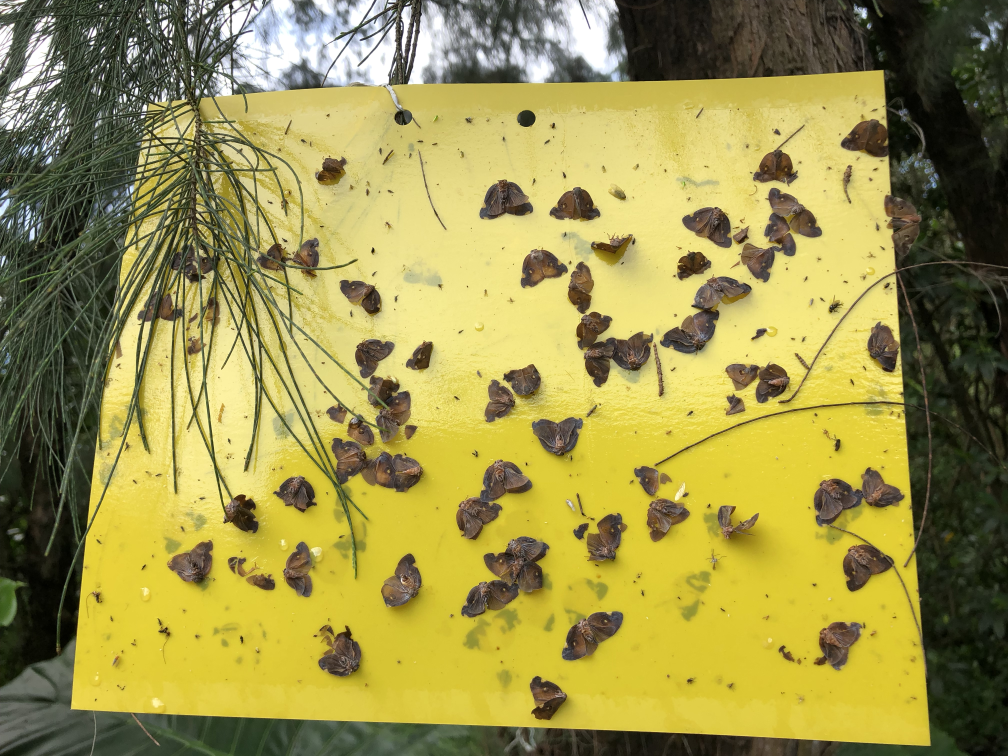
//> input picture IntelliEco/moth/moth5.jpg, 4032 x 3024 px (shown at 1/4 size)
$ ./ThresholdTest   (built with g++ and OpenCV 4)
//> lines starting //> are read from the running program, lines starting //| are printed output that depends on the picture
#include "opencv2/imgproc.hpp"
#include "opencv2/highgui.hpp"
#include <iostream>

using namespace std;
using namespace cv;

const int max_value_H = 360 / 2;
const int max_value = 255;
const String window_capture_name = "Video Capture";
const String window_detection_name = "Object Detection";
int low_H = 0, low_S = 0, low_V = 0;
int high_H = max_value_H, high_S = max_value, high_V = max_value;

Mat frame, frame_HSV, frame_threshold;

static void on_low_H_thresh_trackbar(int, void *)
{
	low_H = min(high_H - 1, low_H);
	setTrackbarPos("Low H", window_detection_name, low_H);
	inRange(frame_HSV, Scalar(low_H, low_S, low_V), Scalar(high_H, high_S, high_V), frame_threshold);
	imshow(window_capture_name, frame_threshold);
	imshow(window_detection_name, frame);
}
static void on_high_H_thresh_trackbar(int, void *)
{
	high_H = max(high_H, low_H + 1);
	setTrackbarPos("High H", window_detection_name, high_H);
	inRange(frame_HSV, Scalar(low_H, low_S, low_V), Scalar(high_H, high_S, high_V), frame_threshold);
	imshow(window_capture_name, frame_threshold);
	imshow(window_detection_name, frame);
}
static void on_low_S_thresh_trackbar(int, void *)
{
	low_S = min(high_S - 1, low_S);
	setTrackbarPos("Low S", window_detection_name, low_S);
	inRange(frame_HSV, Scalar(low_H, low_S, low_V), Scalar(high_H, high_S, high_V), frame_threshold);
	imshow(window_capture_name, frame_threshold);
	imshow(window_detection_name, frame);
}
static void on_high_S_thresh_trackbar(int, void *)
{
	high_S = max(high_S, low_S + 1);
	setTrackbarPos("High S", window_detection_name, high_S);
	inRange(frame_HSV, Scalar(low_H, low_S, low_V), Scalar(high_H, high_S, high_V), frame_threshold);
	imshow(window_capture_name, frame_threshold);
	imshow(window_detection_name, frame);
}
static void on_low_V_thresh_trackbar(int, void *)
{
	low_V = min(high_V - 1, low_V);
	setTrackbarPos("Low V", window_detection_name, low_V);
	inRange(frame_HSV, Scalar(low_H, low_S, low_V), Scalar(high_H, high_S, high_V), frame_threshold);
	imshow(window_capture_name, frame_threshold);
	imshow(window_detection_name, frame);
}
static void on_high_V_thresh_trackbar(int, void *)
{
	high_V = max(high_V, low_V + 1);
	setTrackbarPos("High V", window_detection_name, high_V);
	inRange(frame_HSV, Scalar(low_H, low_S, low_V), Scalar(high_H, high_S, high_V), frame_threshold);
	imshow(window_capture_name, frame_threshold);
	imshow(window_detection_name, frame);
}
int main(int argc, char* argv[])
{
	namedWindow(window_capture_name);
	namedWindow(window_detection_name, WINDOW_AUTOSIZE);
	// Trackbars to set thresholds for HSV values
	createTrackbar("Low H", window_detection_name, &low_H, max_value_H, on_low_H_thresh_trackbar);
	createTrackbar("High H", window_detection_name, &high_H, max_value_H, on_high_H_thresh_trackbar);
	createTrackbar("Low S", window_detection_name, &low_S, max_value, on_low_S_thresh_trackbar);
	createTrackbar("High S", window_detection_name, &high_S, max_value, on_high_S_thresh_trackbar);
	createTrackbar("Low V", window_detection_name, &low_V, max_value, on_low_V_thresh_trackbar);
	createTrackbar("High V", window_detection_name, &high_V, max_value, on_high_V_thresh_trackbar);

	frame = imread(R"(C:\Users\haora\Documents\visual studio 2015\Projects\IntelliEco\moth\moth5.jpg)", IMREAD_COLOR); // Read the file
//> frame is the input picture: 3024 rows x 4032 cols, CV_8UC3; mean B, G, R 76.3, 147.7, 156.4

	pyrDown(frame, frame, Size(frame.cols / 2, frame.rows / 2));
//> frame: 1512 rows x 2016 cols, CV_8UC3
	pyrDown(frame, frame, Size(frame.cols / 2, frame.rows / 2));
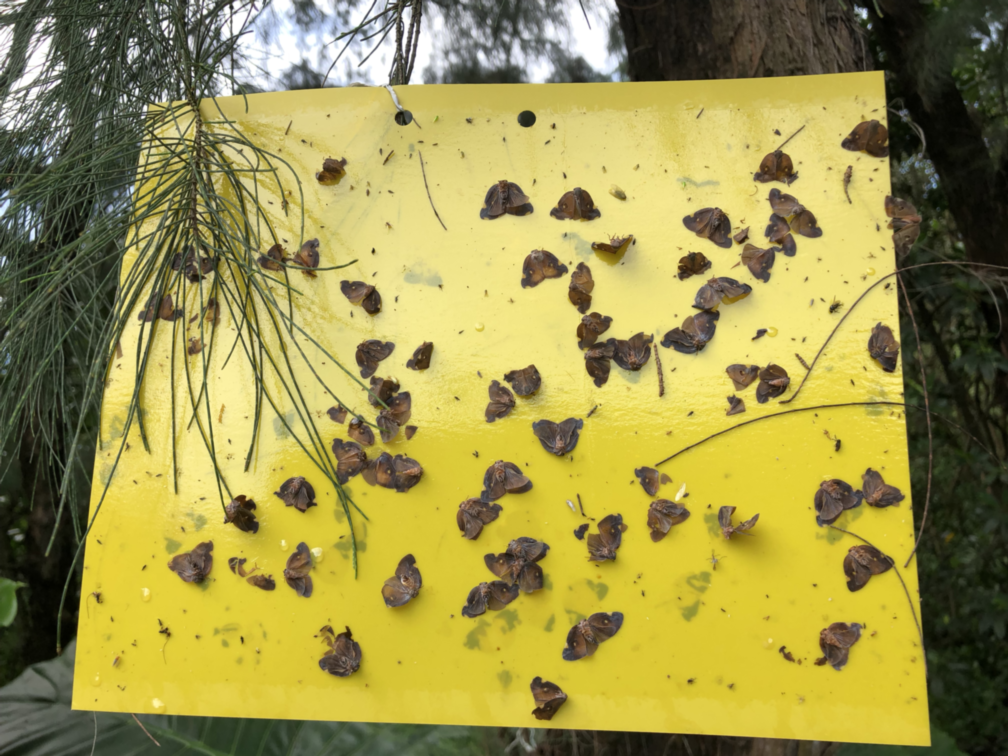
//> frame: 756 rows x 1008 cols, CV_8UC3; mean B, G, R 76.4, 147.8, 156.5

	// Convert from BGR to HSV colorspace
	cvtColor(frame, frame_HSV, COLOR_BGR2HSV);
//> frame_HSV: 756 rows x 1008 cols, CV_8UC3; mean H, S, V 32.4, 124.2, 158.7
	// Detect the object based on HSV Range Values
	// Show the frames

	int hSum = 0, hSum1 = 0, sSum = 0, sSum1 = 0, vSum = 0, vSum1 = 0;
	int col = frame_HSV.cols, row = frame_HSV.rows;
//> col = 1008; row = 756
	int areaSum = col * row, area1 = 0;
//> areaSum = 762048
	auto get = [](int x, int y) {return frame_HSV.at<uchar>(y, x); };
	for (int i = 0; i < col * 3; i += 3) for (int j = 0; j < row; j++)
	{
		// if (j == 0) cout << (int)get(i, j) << ' ' << (int)get(i + 1, j) << ' ' << (int)get(i + 2, j) << '\n';

		if (get(i, j) >= 20 && get(i, j) <= 50)
		{
			area1++;
			hSum1 += get(i, j);
			sSum1 += get(i + 1, j);
			vSum1 += get(i + 2, j);
		}

		hSum += get(i, j);
		sSum += get(i + 1, j);
		vSum += get(i + 2, j);
	}
//> this loop made 1008 passes
//> (area1, hSum1, sSum1, vSum1, hSum, sSum) on passes 1 to 3: (570, 23370, 47888, 40577, 38517, 53418), (1143, 47302, 98230, 80724, 77407, 109498), (1709, 71211, 150081, 119081, 116468, 167728)
//> after the loop, area1 = 638973; hSum1 = 19091230; sSum1 = 86847865; vSum1 = 106556382; hSum = 24681594; sSum = 94680057; vSum = 120934388
	cout << hSum / areaSum << ' ' << sSum / areaSum << ' ' << vSum / areaSum << '\n';
//| 32 124 158
	cout << hSum1 / area1 << ' ' << sSum1 / area1 << ' ' << vSum1 / area1 << '\n';
//| 29 135 166

	waitKey();
//> in on_low_H_thresh_trackbar, `inRange(frame_HSV, Scalar(low_H, low_S, low_V), Scalar(high_H, high_S,..`: frame_threshold: 756 rows x 1008 cols, CV_8UC1; every value is 255

	return 0;
}

$ run again, with IntelliEco/moth/moth2.jpg copied over IntelliEco/moth/moth5.jpg
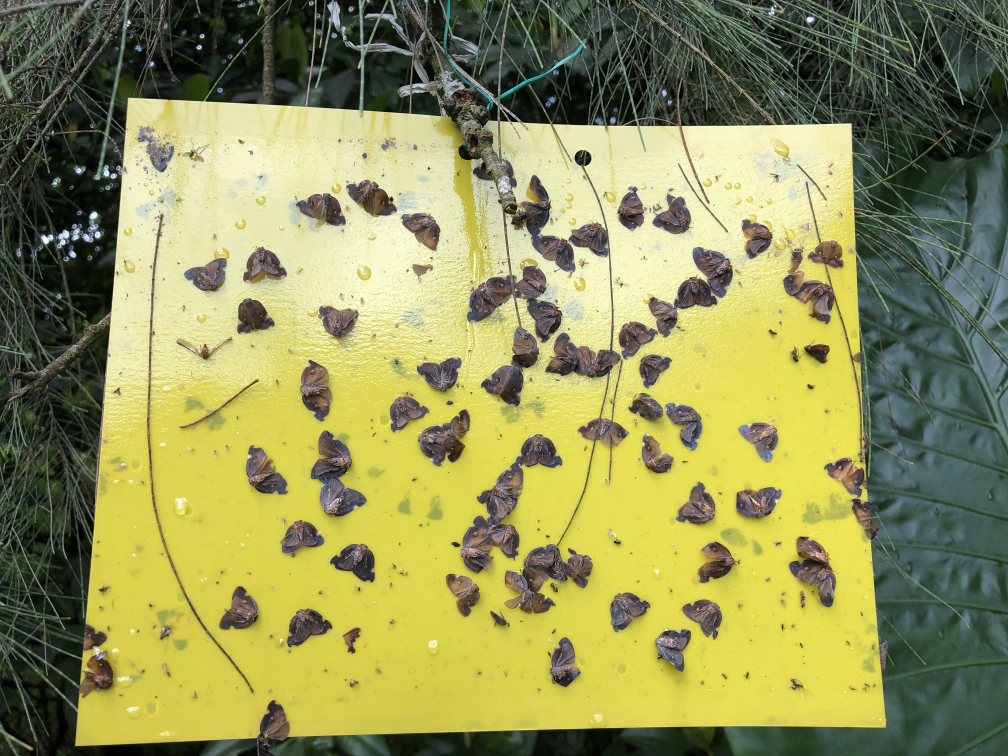
//> input picture IntelliEco/moth/moth2.jpg, 4032 x 3024 px (shown at 1/4 size)
//> frame is the input picture: 3024 rows x 4032 cols, CV_8UC3; mean B, G, R 89, 147.7, 146.2
//> `pyrDown(frame, frame, Size(frame.cols / 2, frame.rows / 2));`:
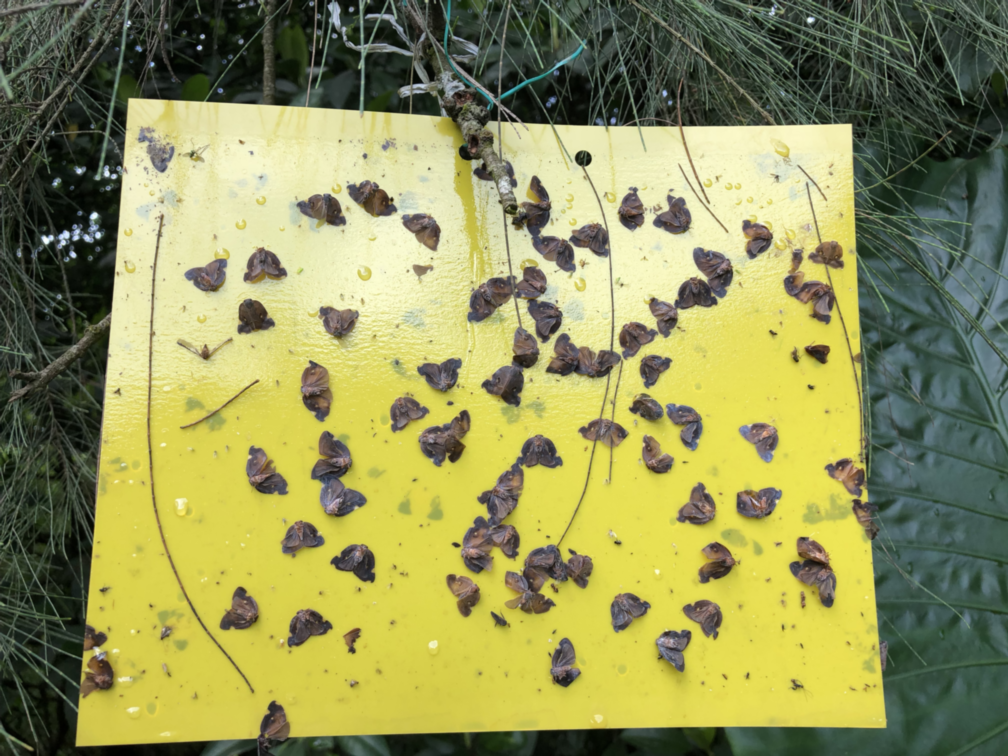
//> frame: 756 rows x 1008 cols, CV_8UC3; mean B, G, R 89, 147.7, 146.2
//> frame_HSV: 756 rows x 1008 cols, CV_8UC3; mean H, S, V 44, 100, 152
//> the loop `for (int i = 0; i < col * 3; i += 3) for (int j = 0; j < row; j++)` made 1008 passes
//> (area1, hSum1, sSum1, vSum1, hSum, sSum) on passes 1 to 3: (378, 16351, 24216, 23275, 38508, 45467), (725, 31390, 48257, 45096, 77269, 94079), (1054, 45549, 72497, 66105, 115869, 144811)
//> after the loop `for (int i = 0; i < col * 3; i += 3) for (int j = 0; j < row; j++)`: area1 = 486061; hSum1 = 15003307; sSum1 = 57957966; vSum1 = 94076086; hSum = 33558307; sSum = 76176572; vSum = 115847119
//| 44 99 152
//| 30 119 193
//> frame_threshold: 756 rows x 1008 cols, CV_8UC1; every value is 255

$ run again, with IntelliEco/moth/moth3.jpg copied over IntelliEco/moth/moth5.jpg
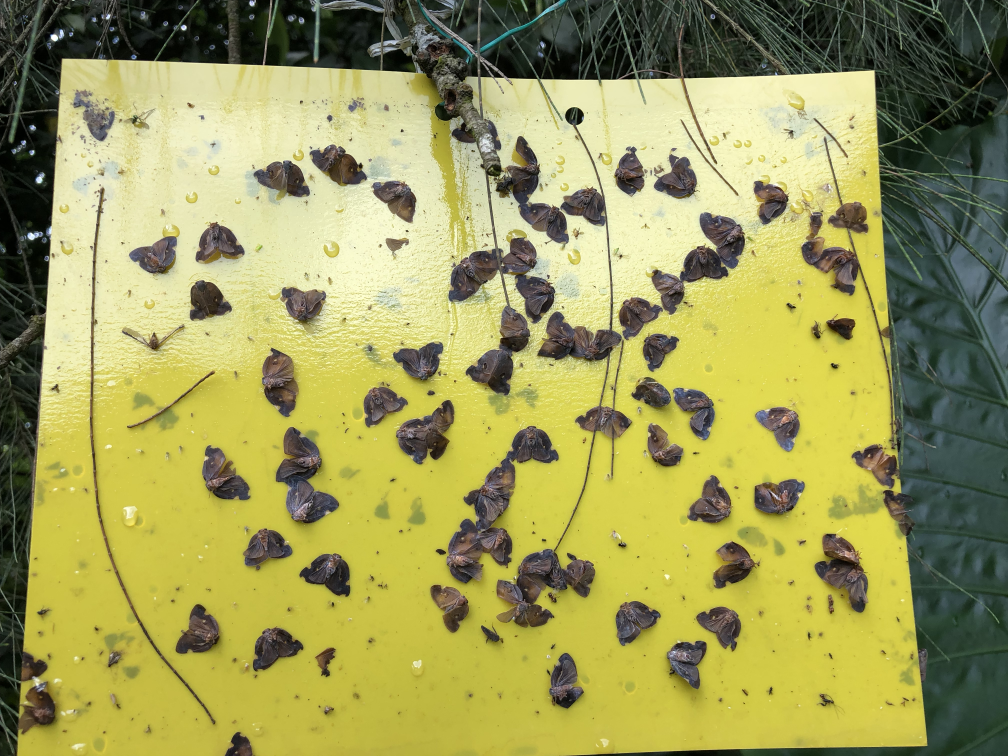
//> input picture IntelliEco/moth/moth3.jpg, 4032 x 3024 px (shown at 1/4 size)
//> frame is the input picture: 3024 rows x 4032 cols, CV_8UC3; mean B, G, R 89.4, 156.1, 157.5
//> `pyrDown(frame, frame, Size(frame.cols / 2, frame.rows / 2));`:
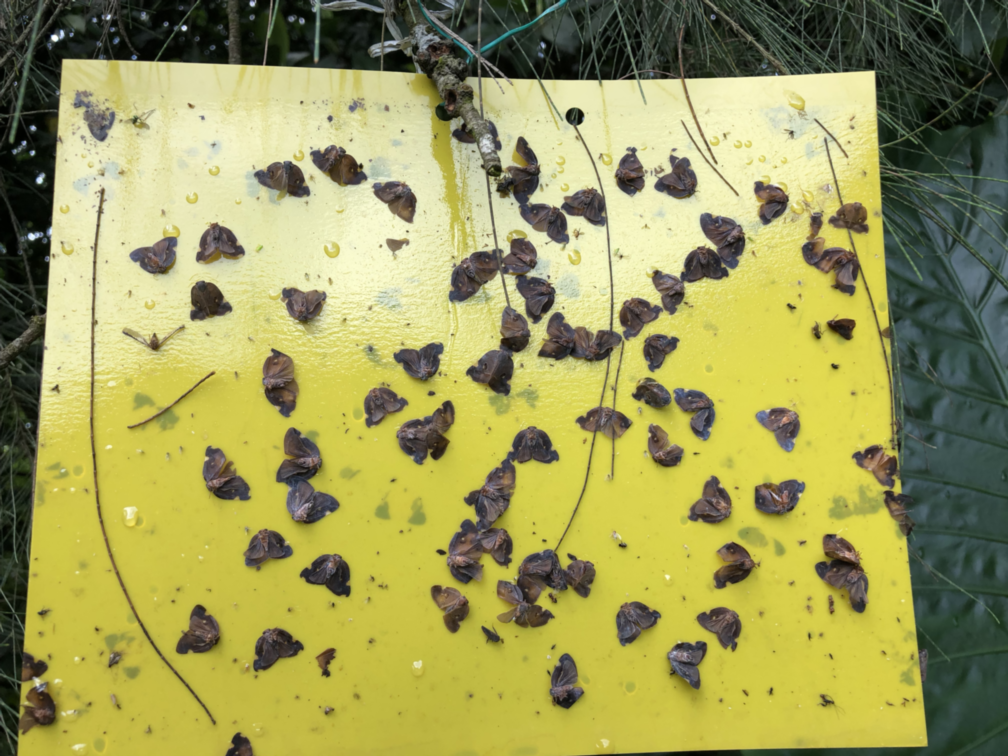
//> frame: 756 rows x 1008 cols, CV_8UC3; mean B, G, R 89.4, 156.1, 157.5
//> frame_HSV: 756 rows x 1008 cols, CV_8UC3; mean H, S, V 39.9, 108.7, 160.9
//> the loop `for (int i = 0; i < col * 3; i += 3) for (int j = 0; j < row; j++)` made 1008 passes
//> (area1, hSum1, sSum1, vSum1, hSum, sSum) on passes 1 to 3: (488, 21121, 47240, 18297, 36600, 68738), (957, 41696, 94679, 36335, 73611, 140634), (1372, 59877, 139769, 52137, 110970, 217549)
//> after the loop `for (int i = 0; i < col * 3; i += 3) for (int j = 0; j < row; j++)`: area1 = 555170; hSum1 = 16565103; sSum1 = 68881331; vSum1 = 107956403; hSum = 30385754; sSum = 82871629; vSum = 122621597
//| 39 108 160
//| 29 124 194
//> frame_threshold: 756 rows x 1008 cols, CV_8UC1; every value is 255
